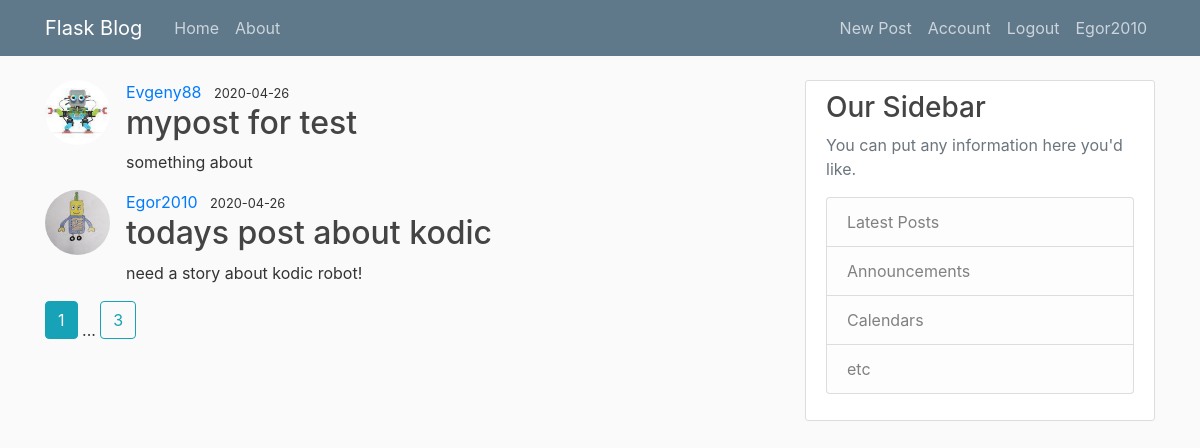
The app's page / (signed in) with its own data.
### flaskblog/models.py (models this page shows, shortened)
class User(db.Model,UserMixin):
	id = db.Column(db.Integer(),primary_key = True)
	username = db.Column(db.String(20), unique = True, nullable = False)
	email = db.Column(db.String(120), unique = True, nullable = False)
	password = db.Column(db.String(60), nullable = False)
	image_file = db.Column(db.String(20), nullable = False, default='default.jpg')
	posts = db.relationship('Post', backref = 'autor', lazy = True)

class Post(db.Model):
	id = db.Column(db.Integer(),primary_key = True)
	title = db.Column(db.String(100), nullable= False)
	created = db.Column(db.DateTime, nullable = False, default = datetime.now())
	content = db.Column(db.Text, nullable = False)
	user_id = db.Column(db.Integer, db.ForeignKey('user.id'), nullable = False)

### flaskblog/main/routes.py (the view)
@main.route("/")
def index():
	page = request.args.get('page', default = 1, type = int)
	posts = Post.query.order_by(Post.created.desc())\
								.paginate(per_page = 2, page = page)
	return render_template('home.html', title = 'Home page', posts = posts)

### flaskblog/models.py (called while the page is built)
@login_manager.user_loader
def load_user(user_id):
	return User.query.get(int(user_id))

### flaskblog/Templates/home.html
{% extends "layout.html" %}
{% block content %}
	{% for post in posts.items %}
	<article class="media content section">
		<img class="rounded-circle article-img" src="{{url_for('static',
		filename='image_folder/'+post.autor.image_file) }}">
		<div class="media-body">
			<div class="article metadata">
            {% if current_user.username==post.autor.username %}
				<a class="mr-2" href="{{ url_for('users.account') }}">{{ post.autor.username }}</a>
			{% else %}
				<a class="mr-2" href="#">{{ post.autor.username }}</a>
			{% endif %}
				<small class="text muted">{{ post.created.strftime("%Y-%m-%d") }}</small>
			</div>
			<h2><a class="article-title" href="{{ url_for('posts.post', post_id = post.id) }}">{{ post.title }}</a></h2>
			<p class="article-content">{{ post.content }}</p>
		</div>
	</article>
	{% endfor %}
	{% for page_num in posts.iter_pages(left_edge=1, right_edge=1,left_current=1,right_current=1) %}
		{% if page_num %}
			{% if posts.page == page_num %}
				<a class="btn btn-info mb-4" href="{{ url_for('main.index', page=page_num) }}">{{ page_num }}</a>
			{% else %}
				<a class="btn btn-outline-info mb-4" href="{{ url_for('main.index', page=page_num) }}">{{ page_num }}</a>
			{% endif %}
		{% else %}
			...
		{% endif %}
	{% endfor %}
{% endblock content %}

### flaskblog/Templates/layout.html (shortened to what this page needs)
<!DOCTYPE html>
<html>
<head>
    <link rel="stylesheet" href="https://maxcdn.bootstrapcdn.com/bootstrap/4.0.0/css/bootstrap.min.css">
    <link rel="stylesheet" type="text/css" href="{{ url_for('static', filename = 'main.css') }}">
</head>
<body>
    <header class="site-header">
      <nav class="navbar navbar-expand-md navbar-dark bg-steel fixed-top">
        <div class="container">
          <a class="navbar-brand mr-4" href="/">Flask Blog</a>
          <div class="collapse navbar-collapse" id="navbarToggle">
            <div class="navbar-nav mr-auto">
              <a class="nav-item nav-link" href="{{ url_for('main.index') }}">Home</a>
              <a class="nav-item nav-link" href="{{ url_for('main.about') }}">About</a>
            </div>
            <div class="navbar-nav">
	            {% if current_user.is_authenticated %}
	              <a class="nav-item nav-link" href="{{ url_for('posts.new_post') }}">New Post</a>
	              <a class="nav-item nav-link" href="{{ url_for('users.account') }}">Account</a>
	              <a class="nav-item nav-link" href="{{ url_for('users.logout') }}">Logout</a>
	              <a class="nav-item nav-link">{{ current_user.username }}</a>
	            {% else %}
	              <a class="nav-item nav-link" href="{{ url_for('users.login') }}">Login</a>
	              <a class="nav-item nav-link" href="{{ url_for('users.register') }}">Register</a>
	            {% endif %}
            </div>
          </div>
        </div>
      </nav>
    </header>
	<main role="main" class="container">
		<div class="row">
			<div class="col-md-8">
			  {% block content %}{% endblock %}
			</div>
			<div class="col-md-4">
			  <div class="content-section">
			    <h3>Our Sidebar</h3>
			    <p class='text-muted'>You can put any information here you'd like.
			      <ul class="list-group">
			        <li class="list-group-item list-group-item-light">Latest Posts</li>
			        <li class="list-group-item list-group-item-light">Announcements</li>
			        <li class="list-group-item list-group-item-light">Calendars</li>
			        <li class="list-group-item list-group-item-light">etc</li>
			      </ul>
			    </p>
			  </div>
			</div>
		</div>
	</main>
</body>
</html>

### records on screen
User: username "Egor2010"
Post: image_file (picture), autor.username "Evgeny88", created "2020-04-26", title "mypost for test", content "something about"
Post: image_file (picture), autor.username "Egor2010", created "2020-04-26", title "todays post about kodic", content "need a story about kodic robot!"

### other values on screen
{{ page_num }} "1"
{{ page_num }} "3"
